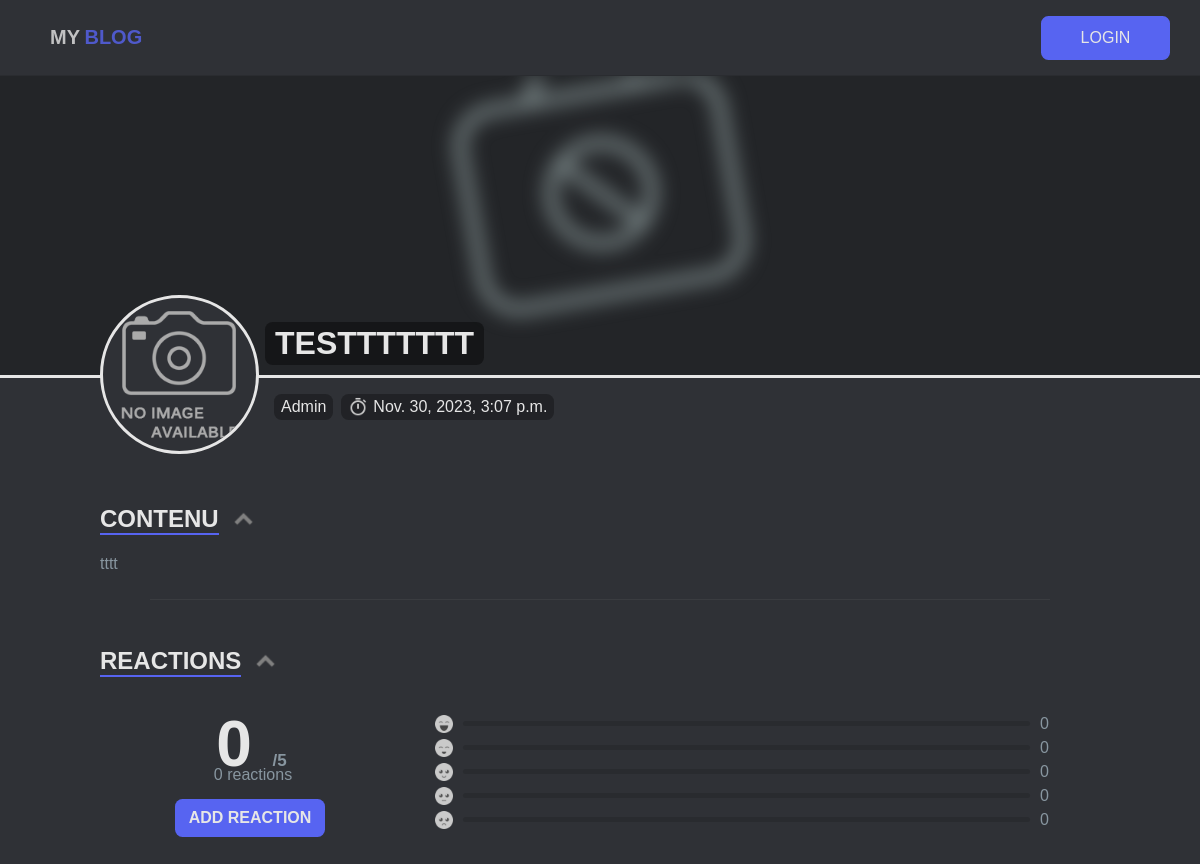
The page /blog/article/3/ on the database its author committed.
### blog/models.py (models this page shows, shortened)
class Article(models.Model):
    title = models.CharField(max_length=90)
    content = models.TextField(null=True)
    icon = models.ImageField(null=True, blank=True)
    image = models.ImageField(null=True, blank=True)
    date = models.DateTimeField(auto_now_add=True)
    author = models.ForeignKey(CustomUser, on_delete=models.CASCADE, default=1)
    active = models.BooleanField(default=True)
    def calculate_average(self):
        comments = self.comments.all()
        images = [
            "very-cool.png",
            'cool.png',
            'good.png',
            'not-bad.png',
            'bad.png'
        ]
        if comments.count() < 1:
            return {'total_comments': 0, 'average_total': 0,
                    'percentages_array': [None, None, None, None, None], 'average_image': None, 'images': images}

### authenticate/models.py (models this page shows, shortened)
class CustomUser(AbstractUser):
    email = models.EmailField(unique=True)

### blog/views.py (the view, shortened to what this page needs)
# urls.py: path('article/<int:article_id>/', views.ArticleDetail.as_view(), name="article_detail"),
class ArticleDetail(View):
    def get(self, request, article_id):
        article = get_object_or_404(Article, pk=article_id)
        return render(request, 'article_detail.html', {'article': article})

### templates/article_detail.html (shortened to what this page needs)
{% extends 'base.html' %}
{% load static %}
{% block head %}
    <link rel="stylesheet" href="{% static 'css/article_detail.css' %}">
    <link rel="stylesheet" href="{% static 'css/tooltips.css' %}">
    <link rel="stylesheet" href="https://discordinvites.net/node_modules/@sweetalert2/themes/dark/dark.min.css?v=896">
{% endblock %}
{% block content %}
    <div class="serverInfosContainer">
    <div class="serverInfosBackground">
        <div class="serverInfosName">{{ article.title }}</div>
        <div class="serverInfosBackgroundImg"></div>
    </div>
    <div class="serverInfosIcon">
        <img src="{% if article.icon %} {{ article.icon.url }} {% else %}/static/imgs/logo/no-image-icon-23494.png{% endif %}"
             alt="{{ article.title }}">
    </div>
    <div class="serverInfos">
        <div class="serverInfosRow">
            <div class="serverInfosItem" tooltip="Créateur">
                {{ article.author.get_username|capfirst }}
            </div>
            <div class="serverInfosItem" tooltip="Date de création">
                <div class="serverInfosLogo">
                    <img src="/static/imgs/logo/time-white.png" alt="time">
                </div>
                {{ article.date }}
            </div>
        </div>
    </div>
    <div class="serverInfosContent">
        <div class="serverInfosPart">
            <div class="serverInfosPartDrop regularText uppercase h2" data-toggle-id="content">
                <span>Contenu</span>
                <img src="/static/imgs/logo/chevron-up.webp" alt="up">
            </div>
            <div class="serverDescriptionContent" id="content">
                <p>{{ article.content | safe }}</p>
            </div>
        </div>
        <hr>
        <div class="serverInfosPart">
            <div class="serverInfosPartDrop regularText uppercase h2" data-toggle-id="reaction">
                <span>Reactions</span>
                <img src="/static/imgs/logo/chevron-up.webp" alt="up">
            </div>
            {% with stars=article.calculate_average %}
                <div id="reaction">
                    <div class="reactionResumeContainer">
                        <div class="reactionResumeLeft">
                            <div>
                                <h2>
                                    {{ stars.average_total }}
                                    <span class="lightText">/5</span>
                                </h2>
                                <span class="lightText">{{ stars.total_comments }} reactions</span>
                                <a href="{% url 'article_reaction' article_id=article.id %}">
                                    <div class="addReactionButton">Add reaction</div>
                                </a>
                            </div>
                        </div>
                        <div class="reactionResumeRight">
                            {% for star in stars.percentages_array %}
                                <div class="progressBarContainer">
                                    <img src="/static/imgs/reactions/{{ stars.images|default:''|slice:forloop.counter|last }}"
                                         alt="very-good">
                                    <div class="progressBar">
                                    </div>
                                    <span class="lightText">{% if star %}{{ star.stars }}{% else %}0{% endif %}</span>
                                </div>
                            {% endfor %}
                        </div>
                    </div>
                </div>
            {% endwith %}
        </div>
    </div>
</div>
{% endblock %}

### templates/static/css/base.css (style rules this page uses)
body { background-color: #2f3136; font-family: 'Poppins', sans-serif; }
* { padding: 0; margin: 0; }
img { -webkit-user-drag: none; }
a { text-decoration: none; color: hsl(197, calc(1 * 100%), 47.8%); }
.regularText { color: #e6e6e6; }
.lightText { color: rgb(136, 150, 160); }

### templates/static/css/article_detail.css (style rules this page uses)
.serverInfosContainer { position: relative; display: flex; width: 100%; margin: 75px 0; justify-content: center; flex-direction: column }
.serverInfosBackground { position: absolute; top: 0; display: flex; width: 100%; height: 300px; background-color: #232528; justify-content: center; border-bottom: solid 3px #e6e6e6; overflow: hidden }
.serverInfosName { position: absolute; display: inline-block; background-color: rgba(0, 0, 0, .4); border-radius: 7.5px; font-size: 2em; text-transform: uppercase; font-weight: bolder; color: #e6e6e6; bottom: 10px; left: 265px; padding: 3px 10px; z-index: 2; max-width: 50%; text-overflow: ellipsis; white-space: nowrap; flex-wrap: nowrap; overflow: hidden }
.serverInfosBackgroundImg { height: 100%; width: 100%; background-size: cover; background-repeat: no-repeat; background-position: center; -webkit-filter: blur(10px); filter: blur(10px) }
.serverInfosIcon { position: absolute; top: 220px; left: 100px; width: 153px; height: 153px; border-radius: 50%; border: solid 3px #e6e6e6; background: #2f3136 }
.serverInfosIcon img { width: 100%; height: 100%; border-radius: 50% }
.serverInfos { position: absolute; top: 315px; left: 270px; display: flex; color: #e6e6e6; flex-direction: column; width: 57%; flex-wrap: wrap }
.serverInfosRow { display: flex; flex-direction: row; flex-wrap: wrap }
.serverInfosItem { display: flex; align-items: center; flex-direction: row; margin: 4px; background-color: rgba(0, 0, 0, .3); border-radius: 7.5px; padding: 3px 7px; color: #e6e6e6; cursor: pointer }
.serverInfosLogo { cursor: pointer; width: 20px; height: 20px; margin-right: 5px }
.serverInfosLogo img { width: 100%; height: 100%; transition: all ease-in-out .1s; border-radius: 50%; filter: brightness(.8) }
.serverInfosContent { margin-top: 350px; display: flex; padding: 50px 100px; flex-direction: column }
.serverInfosPart { margin: 10px 0 }
.serverInfosPartDrop { display: flex; align-items: center; width: fit-content; margin-bottom: 20px; cursor: pointer }
.serverInfosPartDrop span { border-bottom: 2px solid #5764f1 }
.serverInfosPartDrop img { width: 25px; height: 25px; margin-left: 10px; padding: 2px; filter: brightness(.5) }
.serverDescriptionContent { color: #8896a0; font-size: 1em; word-wrap: break-word; flex-wrap: wrap }
.h2 { display: block; font-size: 1.5em; margin-block-start: 0.83em; margin-block-end: 0.83em; margin-inline-start: 0; margin-inline-end: 0; font-weight: 700; }
.uppercase { text-transform: uppercase !important; }
hr { display: block; height: 1px; border: 0; border-top: 1px solid #ffffff0d; margin: 1em auto; padding: 0; width: 90%; }
.reactionResumeContainer { display: flex; flex-direction: row; color: #e6e6e6; width: 100% }
.reactionResumeLeft, .reactionResumeRight { display: flex; align-items: center; justify-content: center }
.reactionResumeLeft { align-items: center; justify-content: center; flex-direction: row; flex: .3 }
.reactionResumeLeft div { display: flex; justify-content: center; align-items: center; flex-direction: column; margin: 10px }
.reactionResumeLeft span { position: relative; bottom: 15px; left: 3px }
.reactionResumeLeft h2 { font-size: 4em; font-weight: bolder }
.reactionResumeLeft h2 span { position: relative; top: 0; font-size: 17px }
.reactionResumeRight { flex-direction: column; flex: .7 }
.progressBarContainer { display: flex; flex-direction: row; align-items: center; width: 90%; margin: 3px 0 }
.progressBarContainer img { width: 18px; height: 18px; filter: grayscale(1); animation: ease-in-out .1s; cursor: pointer }
.progressBar { display: flex; width: 90%; height: 5px; margin: 0 10px; background-color: #292b2f; border-radius: 7.5px }
.addReactionButton { display: flex; justify-content: center; align-items: center; font-weight: bolder; text-transform: uppercase; padding: 10px 14px; transition: .1s ease-in-out; border-radius: 7.5px; background-color: #5764f1; color: #e6e6e6; margin: 0 !important; text-align: center }

### rows shown on the page
Article: title "TESTTTTTTT", author.get_username "Admin", date "Nov. 30, 2023, 3:07 p.m.", content "tttt"

### other values the page prints
{{ stars.average_total }} "0"
{{ stars.total_comments }} "0"
